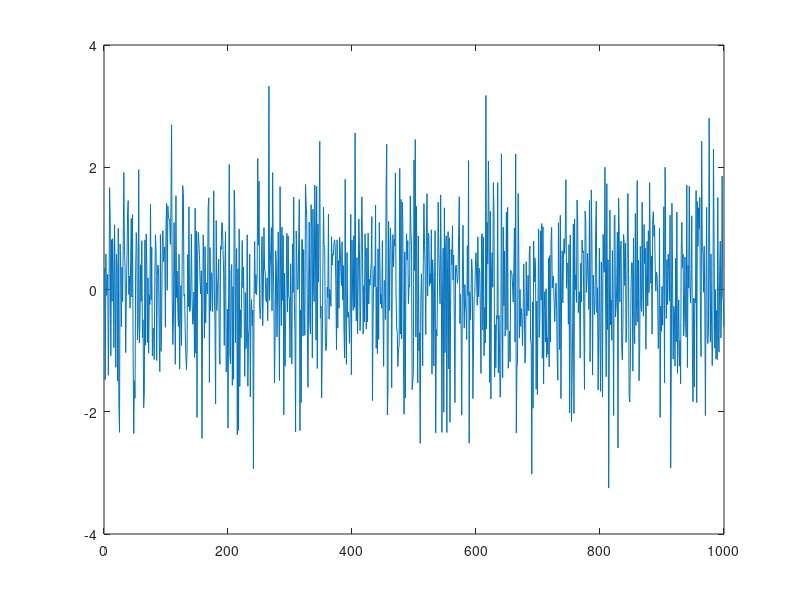

The MATLAB script that drew this image: (Note: this script raises an error after producing the figure.)
close all; clear all; clc

% RED DOT and BLUE CIRCLE SHOULD BE AT THE SAME PLACE
%  LINE ANNOTATION SHOULD POINT FROM BOTTOM-LEFT TO THE RED DOT/BLUE CIRCLE

N = 1000
x = 1:N;
y = randn(1,N);

hfig = figure;

for k = 300:20:1000
plot(x,y);
hold on
hax = gca;

idx = find(x == k);

pt_in_axes = [k y(idx)];

pt_in_fig = pointInAxesToFigurePosition(pt_in_axes,hax);

plot(pt_in_axes(1),pt_in_axes(2),'r.','MarkerSize',15)

hannot = annotation('line',[0 pt_in_fig(1)],[0 pt_in_fig(2)]);


pt_in_axes2 = pointInFigureToAxesPosition(pt_in_fig,hax);

plot(pt_in_axes2(1),pt_in_axes2(2),'bo','MarkerSize',15)
hold off

pause(0.1)

delete(hannot)

end



%%

